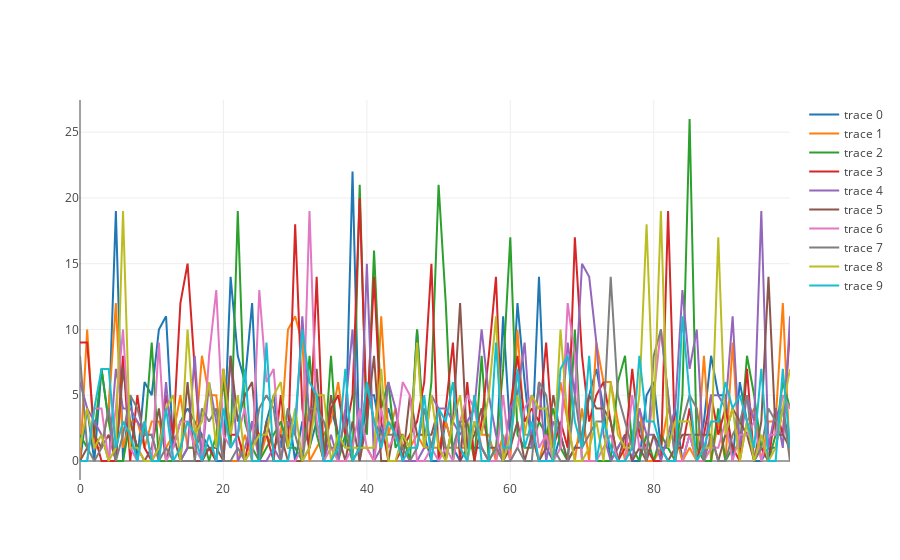

The code cell stored with this chart in its notebook:
### Code cell
data2 = np.apply_along_axis(nbinom_rand, -1, data1)
plot_data = [{"x": np.arange(100), "y": data2[i,:]} for i in np.arange(data2.shape[0])]
iplot(plot_data)

### Figure 1 — Plotly figure (JSON) as saved in the notebook; plotly's stock layout.template omitted (floating-point values rounded to 4 significant figures)
{"data": [{"x": [0, 1, 2, 3, 4, 5, 6, 7, 8, 9, 10, 11, 12, 13, 14, 15, 16, 17, 18, 19, 20, 21, 22, 23, 24, 25, 26, 27, 28, 29, 30, 31, 32, 33, 34, 35, 36, 37, 38, 39, 40, 41, 42, 43, 44, 45, 46, 47, 48, 49, 50, 51, 52, 53, 54, 55, 56, 57, 58, 59, 60, 61, 62, 63, 64, 65, 66, 67, 68, 69, 70, 71, 72, 73, 74, 75, 76, 77, 78, 79, 80, 81, 82, 83, 84, 85, 86, 87, 88, 89, 90, 91, 92, 93, 94, 95, 96, 97, 98, 99], "y": [0, 4, 0, 7, 3, 19, 0, 5, 0, 6, 5, 10, 11, 1, 3, 4, 3, 2, 1, 0, 0, 14, 8, 6, 12, 0, 3, 5, 1, 4, 0, 3, 1, 3, 0, 4, 2, 1, 22, 0, 5, 5, 2, 4, 2, 2, 1, 10, 2, 0, 0, 3, 1, 0, 1, 1, 1, 0, 0, 11, 2, 12, 6, 1, 14, 1, 0, 2, 0, 1, 2, 5, 7, 4, 0, 1, 2, 0, 0, 5, 6, 1, 1, 4, 0, 2, 0, 3, 8, 5, 5, 0, 6, 3, 0, 0, 1, 1, 4, 1]}, {"x": [0, 1, 2, 3, 4, 5, 6, 7, 8, 9, 10, 11, 12, 13, 14, 15, 16, 17, 18, 19, 20, 21, 22, 23, 24, 25, 26, 27, 28, 29, 30, 31, 32, 33, 34, 35, 36, 37, 38, 39, 40, 41, 42, 43, 44, 45, 46, 47, 48, 49, 50, 51, 52, 53, 54, 55, 56, 57, 58, 59, 60, 61, 62, 63, 64, 65, 66, 67, 68, 69, 70, 71, 72, 73, 74, 75, 76, 77, 78, 79, 80, 81, 82, 83, 84, 85, 86, 87, 88, 89, 90, 91, 92, 93, 94, 95, 96, 97, 98, 99], "y": [0, 10, 1, 1, 4, 12, 1, 3, 3, 1, 3, 3, 1, 2, 5, 1, 1, 8, 5, 5, 0, 0, 0, 2, 0, 0, 2, 1, 2, 10, 11, 9, 0, 1, 2, 3, 6, 2, 0, 1, 1, 0, 11, 2, 4, 1, 1, 2, 1, 1, 1, 3, 1, 1, 1, 5, 2, 2, 0, 2, 0, 10, 2, 2, 0, 2, 1, 6, 3, 0, 4, 0, 9, 6, 6, 3, 0, 2, 4, 0, 0, 1, 4, 2, 0, 1, 0, 8, 0, 3, 0, 9, 0, 3, 4, 0, 3, 3, 12, 0]}, {"x": [0, 1, 2, 3, 4, 5, 6, 7, 8, 9, 10, 11, 12, 13, 14, 15, 16, 17, 18, 19, 20, 21, 22, 23, 24, 25, 26, 27, 28, 29, 30, 31, 32, 33, 34, 35, 36, 37, 38, 39, 40, 41, 42, 43, 44, 45, 46, 47, 48, 49, 50, 51, 52, 53, 54, 55, 56, 57, 58, 59, 60, 61, 62, 63, 64, 65, 66, 67, 68, 69, 70, 71, 72, 73, 74, 75, 76, 77, 78, 79, 80, 81, 82, 83, 84, 85, 86, 87, 88, 89, 90, 91, 92, 93, 94, 95, 96, 97, 98, 99], "y": [2, 1, 2, 7, 3, 0, 0, 3, 1, 2, 9, 0, 0, 0, 0, 1, 1, 2, 0, 2, 6, 1, 19, 3, 1, 0, 1, 2, 3, 1, 1, 0, 8, 2, 0, 8, 0, 2, 0, 21, 2, 16, 4, 6, 1, 2, 0, 10, 1, 6, 21, 12, 0, 3, 3, 0, 8, 0, 1, 7, 17, 2, 1, 1, 3, 2, 4, 1, 0, 10, 0, 0, 0, 0, 0, 6, 8, 1, 0, 2, 0, 2, 1, 0, 5, 26, 1, 0, 0, 4, 0, 1, 1, 8, 5, 1, 0, 2, 6, 4]}, {"x": [0, 1, 2, 3, 4, 5, 6, 7, 8, 9, 10, 11, 12, 13, 14, 15, 16, 17, 18, 19, 20, 21, 22, 23, 24, 25, 26, 27, 28, 29, 30, 31, 32, 33, 34, 35, 36, 37, 38, 39, 40, 41, 42, 43, 44, 45, 46, 47, 48, 49, 50, 51, 52, 53, 54, 55, 56, 57, 58, 59, 60, 61, 62, 63, 64, 65, 66, 67, 68, 69, 70, 71, 72, 73, 74, 75, 76, 77, 78, 79, 80, 81, 82, 83, 84, 85, 86, 87, 88, 89, 90, 91, 92, 93, 94, 95, 96, 97, 98, 99], "y": [9, 9, 2, 0, 0, 0, 8, 0, 5, 1, 0, 1, 5, 2, 12, 15, 7, 0, 1, 0, 7, 2, 2, 0, 3, 2, 2, 0, 5, 1, 18, 4, 1, 14, 0, 4, 5, 2, 5, 20, 3, 14, 3, 0, 0, 1, 2, 3, 6, 15, 0, 4, 9, 0, 6, 0, 3, 8, 14, 0, 4, 8, 3, 4, 3, 9, 1, 3, 1, 17, 8, 3, 5, 6, 3, 0, 1, 7, 2, 1, 0, 0, 19, 1, 1, 4, 0, 2, 5, 2, 4, 1, 0, 7, 0, 1, 0, 4, 2, 10]}, {"x": [0, 1, 2, 3, 4, 5, 6, 7, 8, 9, 10, 11, 12, 13, 14, 15, 16, 17, 18, 19, 20, 21, 22, 23, 24, 25, 26, 27, 28, 29, 30, 31, 32, 33, 34, 35, 36, 37, 38, 39, 40, 41, 42, 43, 44, 45, 46, 47, 48, 49, 50, 51, 52, 53, 54, 55, 56, 57, 58, 59, 60, 61, 62, 63, 64, 65, 66, 67, 68, 69, 70, 71, 72, 73, 74, 75, 76, 77, 78, 79, 80, 81, 82, 83, 84, 85, 86, 87, 88, 89, 90, 91, 92, 93, 94, 95, 96, 97, 98, 99], "y": [6, 4, 3, 2, 0, 7, 4, 4, 3, 2, 2, 0, 6, 0, 0, 1, 8, 0, 6, 3, 0, 8, 0, 1, 3, 0, 0, 1, 0, 3, 2, 11, 3, 5, 0, 2, 0, 4, 10, 0, 15, 0, 1, 6, 4, 0, 0, 0, 1, 5, 4, 4, 3, 2, 3, 4, 10, 5, 2, 0, 4, 5, 9, 1, 6, 0, 3, 2, 9, 5, 15, 14, 9, 2, 0, 1, 2, 0, 4, 2, 2, 0, 2, 4, 13, 7, 10, 0, 5, 5, 4, 11, 1, 5, 3, 19, 1, 4, 1, 11]}, {"x": [0, 1, 2, 3, 4, 5, 6, 7, 8, 9, 10, 11, 12, 13, 14, 15, 16, 17, 18, 19, 20, 21, 22, 23, 24, 25, 26, 27, 28, 29, 30, 31, 32, 33, 34, 35, 36, 37, 38, 39, 40, 41, 42, 43, 44, 45, 46, 47, 48, 49, 50, 51, 52, 53, 54, 55, 56, 57, 58, 59, 60, 61, 62, 63, 64, 65, 66, 67, 68, 69, 70, 71, 72, 73, 74, 75, 76, 77, 78, 79, 80, 81, 82, 83, 84, 85, 86, 87, 88, 89, 90, 91, 92, 93, 94, 95, 96, 97, 98, 99], "y": [0, 1, 2, 1, 2, 0, 7, 3, 1, 0, 1, 4, 0, 2, 0, 6, 0, 0, 1, 1, 0, 8, 3, 5, 6, 0, 3, 1, 2, 0, 0, 0, 1, 7, 0, 5, 2, 0, 3, 0, 3, 8, 0, 0, 3, 0, 5, 2, 2, 2, 4, 0, 3, 12, 1, 2, 4, 1, 1, 0, 1, 3, 0, 2, 0, 1, 5, 2, 0, 1, 1, 5, 4, 4, 3, 0, 2, 0, 1, 0, 2, 1, 0, 1, 2, 2, 2, 2, 2, 0, 2, 4, 3, 2, 0, 3, 14, 2, 2, 1]}, {"x": [0, 1, 2, 3, 4, 5, 6, 7, 8, 9, 10, 11, 12, 13, 14, 15, 16, 17, 18, 19, 20, 21, 22, 23, 24, 25, 26, 27, 28, 29, 30, 31, 32, 33, 34, 35, 36, 37, 38, 39, 40, 41, 42, 43, 44, 45, 46, 47, 48, 49, 50, 51, 52, 53, 54, 55, 56, 57, 58, 59, 60, 61, 62, 63, 64, 65, 66, 67, 68, 69, 70, 71, 72, 73, 74, 75, 76, 77, 78, 79, 80, 81, 82, 83, 84, 85, 86, 87, 88, 89, 90, 91, 92, 93, 94, 95, 96, 97, 98, 99], "y": [0, 0, 4, 4, 0, 4, 10, 1, 0, 3, 0, 9, 0, 1, 3, 3, 1, 0, 8, 13, 2, 1, 2, 4, 0, 13, 6, 7, 0, 0, 0, 1, 19, 3, 0, 1, 0, 0, 1, 4, 1, 0, 4, 1, 2, 6, 5, 0, 0, 1, 0, 1, 0, 3, 5, 4, 1, 0, 0, 5, 0, 1, 4, 5, 1, 2, 0, 1, 12, 8, 0, 0, 0, 1, 2, 0, 0, 5, 1, 1, 5, 10, 5, 0, 0, 2, 0, 0, 1, 1, 3, 0, 2, 2, 3, 0, 2, 2, 5, 4]}, {"x": [0, 1, 2, 3, 4, 5, 6, 7, 8, 9, 10, 11, 12, 13, 14, 15, 16, 17, 18, 19, 20, 21, 22, 23, 24, 25, 26, 27, 28, 29, 30, 31, 32, 33, 34, 35, 36, 37, 38, 39, 40, 41, 42, 43, 44, 45, 46, 47, 48, 49, 50, 51, 52, 53, 54, 55, 56, 57, 58, 59, 60, 61, 62, 63, 64, 65, 66, 67, 68, 69, 70, 71, 72, 73, 74, 75, 76, 77, 78, 79, 80, 81, 82, 83, 84, 85, 86, 87, 88, 89, 90, 91, 92, 93, 94, 95, 96, 97, 98, 99], "y": [8, 1, 0, 1, 4, 0, 2, 5, 4, 2, 2, 0, 1, 0, 0, 0, 0, 4, 3, 4, 0, 0, 1, 0, 1, 4, 5, 4, 0, 4, 2, 0, 4, 4, 3, 1, 1, 3, 0, 1, 6, 3, 2, 2, 2, 1, 0, 1, 4, 1, 4, 1, 1, 3, 0, 3, 1, 0, 1, 0, 0, 1, 0, 0, 6, 5, 1, 0, 0, 5, 1, 2, 3, 3, 14, 5, 3, 1, 3, 0, 8, 10, 5, 0, 3, 5, 4, 0, 2, 0, 0, 2, 3, 5, 0, 1, 4, 3, 4, 0]}, {"x": [0, 1, 2, 3, 4, 5, 6, 7, 8, 9, 10, 11, 12, 13, 14, 15, 16, 17, 18, 19, 20, 21, 22, 23, 24, 25, 26, 27, 28, 29, 30, 31, 32, 33, 34, 35, 36, 37, 38, 39, 40, 41, 42, 43, 44, 45, 46, 47, 48, 49, 50, 51, 52, 53, 54, 55, 56, 57, 58, 59, 60, 61, 62, 63, 64, 65, 66, 67, 68, 69, 70, 71, 72, 73, 74, 75, 76, 77, 78, 79, 80, 81, 82, 83, 84, 85, 86, 87, 88, 89, 90, 91, 92, 93, 94, 95, 96, 97, 98, 99], "y": [1, 4, 1, 2, 0, 1, 19, 1, 1, 0, 0, 1, 4, 5, 0, 10, 2, 3, 6, 1, 7, 2, 5, 0, 1, 2, 2, 5, 6, 1, 4, 0, 1, 5, 5, 0, 2, 1, 1, 1, 1, 1, 7, 0, 0, 2, 1, 9, 1, 5, 1, 0, 3, 5, 0, 3, 2, 5, 11, 0, 2, 5, 2, 5, 4, 4, 0, 10, 3, 0, 0, 1, 3, 0, 6, 2, 1, 1, 5, 18, 3, 19, 1, 3, 3, 3, 0, 1, 1, 17, 2, 4, 0, 3, 0, 2, 0, 1, 4, 7]}, {"x": [0, 1, 2, 3, 4, 5, 6, 7, 8, 9, 10, 11, 12, 13, 14, 15, 16, 17, 18, 19, 20, 21, 22, 23, 24, 25, 26, 27, 28, 29, 30, 31, 32, 33, 34, 35, 36, 37, 38, 39, 40, 41, 42, 43, 44, 45, 46, 47, 48, 49, 50, 51, 52, 53, 54, 55, 56, 57, 58, 59, 60, 61, 62, 63, 64, 65, 66, 67, 68, 69, 70, 71, 72, 73, 74, 75, 76, 77, 78, 79, 80, 81, 82, 83, 84, 85, 86, 87, 88, 89, 90, 91, 92, 93, 94, 95, 96, 97, 98, 99], "y": [0, 0, 4, 7, 7, 1, 3, 2, 0, 3, 0, 0, 4, 0, 1, 3, 2, 0, 2, 0, 4, 1, 2, 7, 0, 0, 9, 0, 0, 0, 3, 10, 6, 5, 0, 0, 1, 7, 0, 1, 6, 3, 1, 3, 2, 0, 1, 1, 5, 0, 4, 3, 6, 1, 0, 5, 0, 0, 9, 1, 1, 7, 1, 3, 0, 0, 0, 7, 8, 3, 1, 8, 0, 3, 1, 0, 0, 1, 8, 3, 3, 1, 0, 0, 11, 5, 0, 1, 3, 3, 6, 4, 5, 3, 1, 7, 0, 0, 7, 1]}], "layout": {}}
